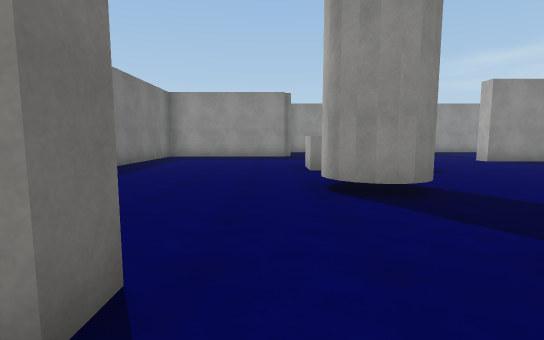
[1] (above)

17 first-person views from a walk through a 3-D level made in the Unity game engine. The camera is 1.4 m above the floor, tilts 6° down and sees 85° across. The floor is counted in squares, 2 m on a side. Each view is taken from the middle of a square. On the plan, view 1 faces up. The plan holds only what a view shows up to about 10 squares ahead; the rest is blank. Surface patterns are stand-ins for the level's own textures.

[2]
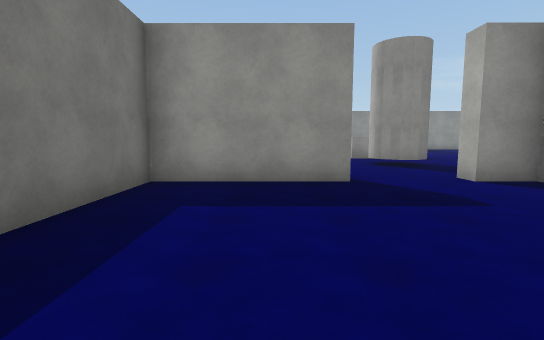

[3]
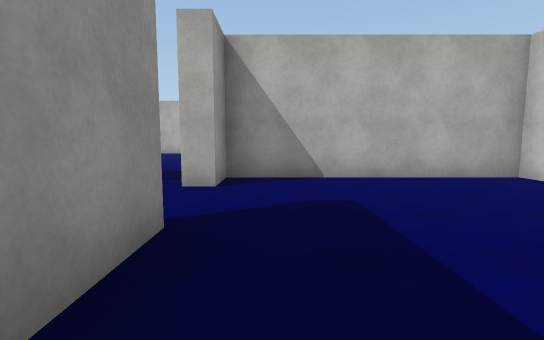

[4]
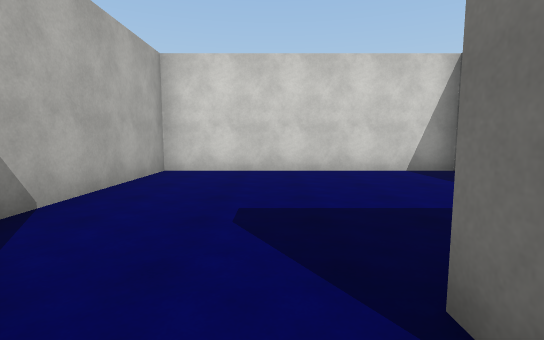

[5]
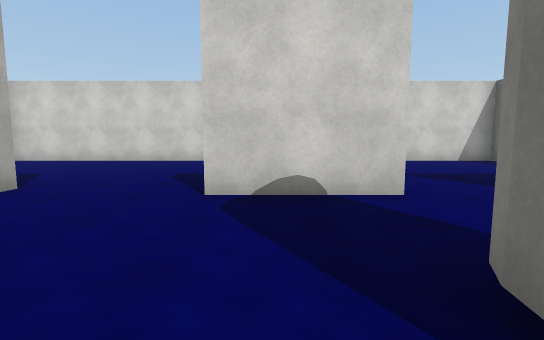

[6]
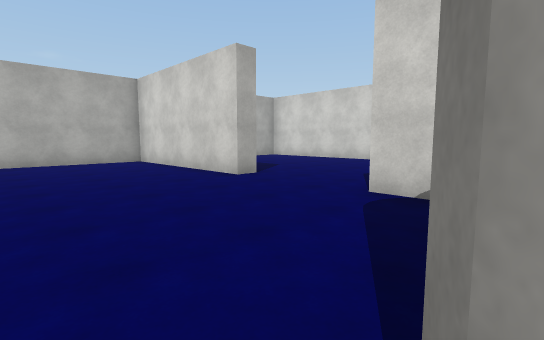

[7]
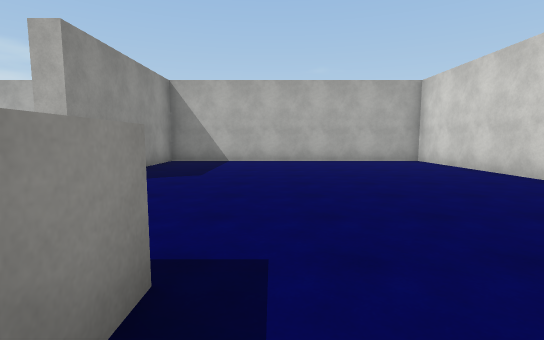

[8]
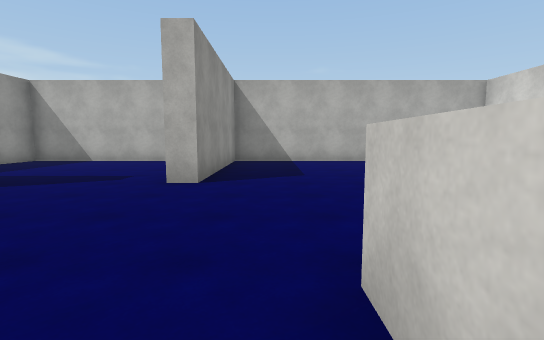

[9]
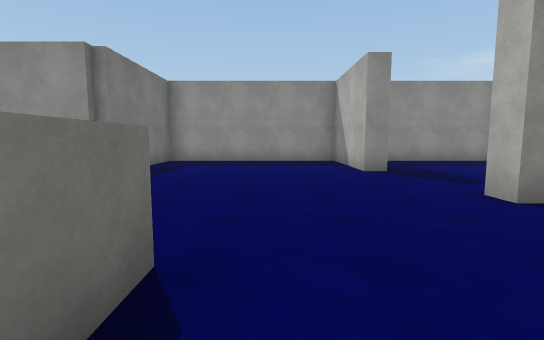

[10]
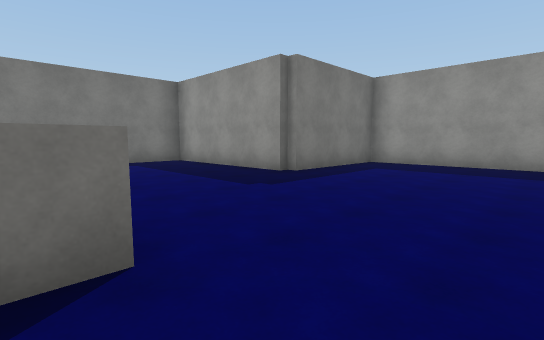

[11]
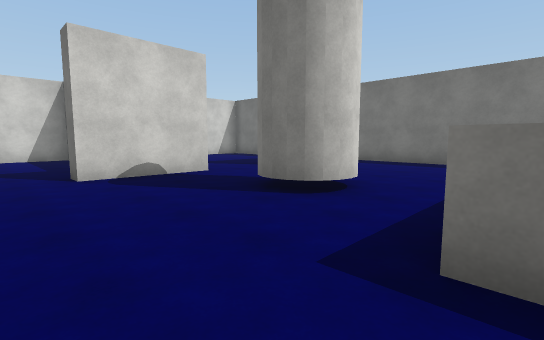

[12]
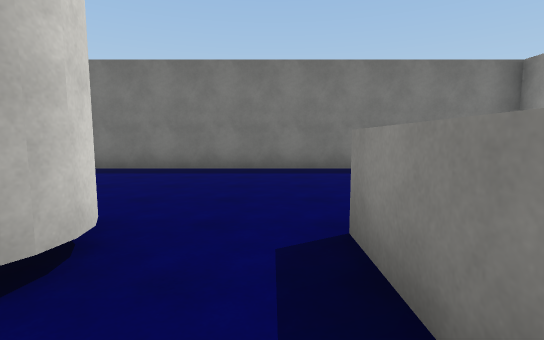

[13]
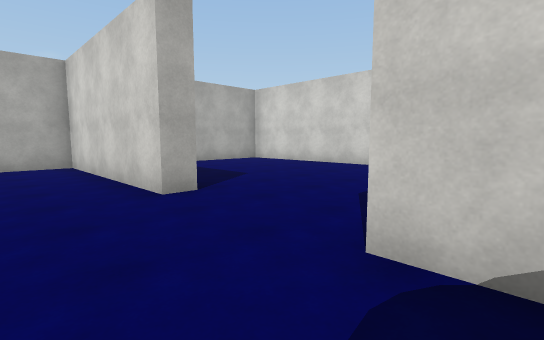

[14]
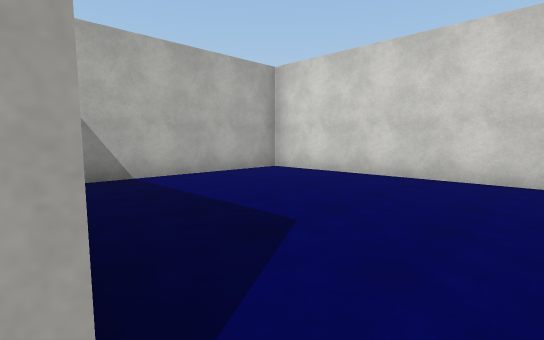

[15]
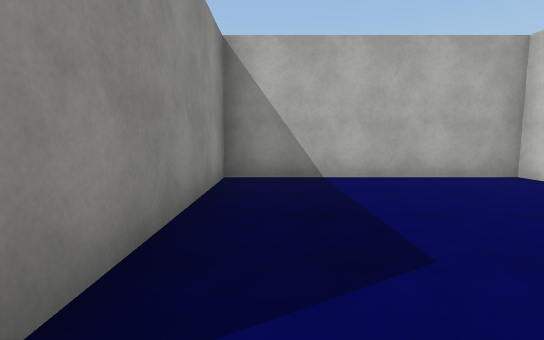

[16]
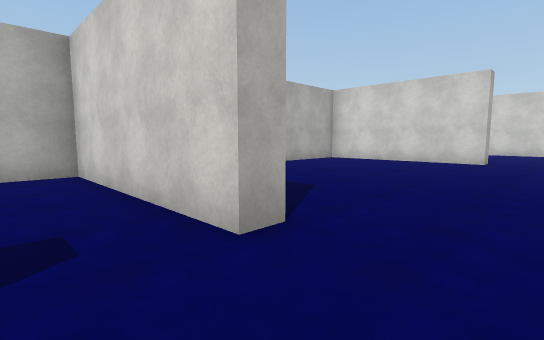

[17]
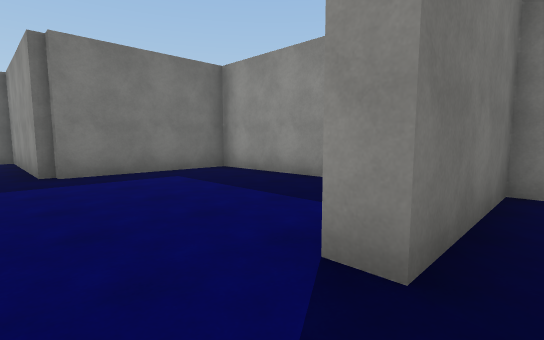

### Floor plan
Points are (right, up) in squares from view 1. A wall is a line through its corners. A room is listed if a view was taken in it or the views show most of it. See-through windows are left out.
Room 1 (views 1, 2, 3)
walls: (-0.7, 1.4) (-0.7, 0.9) (-4, 0.9) (-4, -1.9); (-4.1, -4.5) (2.4, -4.5) (2.4, 0.9) (1.3, 0.9) (1.3, 1.3)
ways out: opening at (0.5, 1) to room 2
Room 2 (views 4, 5, 6, 7, 8, 9, 10, 11, 12, 13, 14, 15, 16, 17)
walls: (2.4, 7.6) (3.4, 7.6) (3.4, 6.6) (0.9, 6.6) (0.9, 7.5); (6.6, 0.8) (6.6, 1.3) (11.4, 1.3) (11.4, 9.2) (6.6, 9.2) (6.6, 9.7) (11.4, 9.7) (11.4, 15.5) (6.5, 15.5) (6.5, 12.4) (6, 12.4) (6, 15.5) (0.8, 15.5) (0.8, 12); (1.3, 1.3) (3.8, 1.3) (3.8, 0.8); (0.5, 11.8) (-4, 11.8) (-4, 1.8); (2.8, -4.5) (11.4, -4.5) (11.4, 0.9) (6.9, 0.9)
ways out: opening at (0.5, 1) to room 1

Positions as (right, up) in squares from view 1, and headings:
1: (0, 0), facing up
2: (-2, -4), facing up
3: (-3, 0), facing right
4: (0, 2), facing down
5: (3, 5), facing down
6: (2, 5), facing down-right
7: (2, 6), facing right
8: (2, 8), facing right
9: (4, 6), facing up
10: (5, 7), facing up-left
11: (5, 7), facing down-left
12: (3, 6), facing left
13: (3, 3), facing down-right
14: (6, 1), facing down-right
15: (6, 0), facing right
16: (5, 11), facing down-right
17: (7, 11), facing up-left
